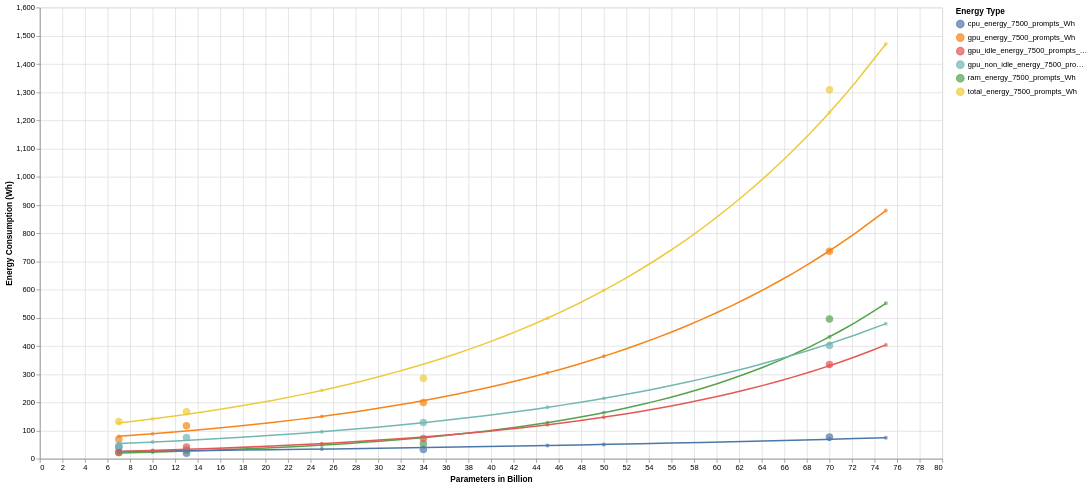
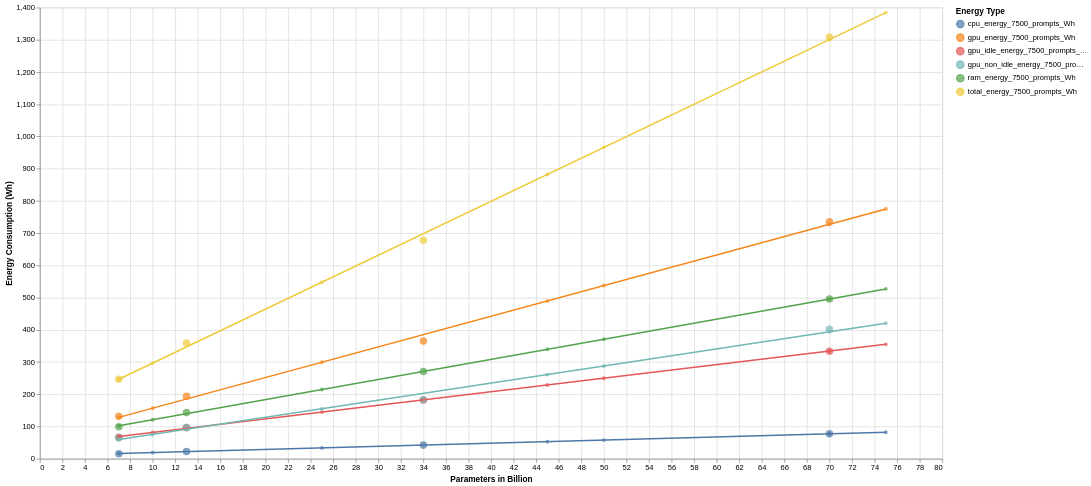
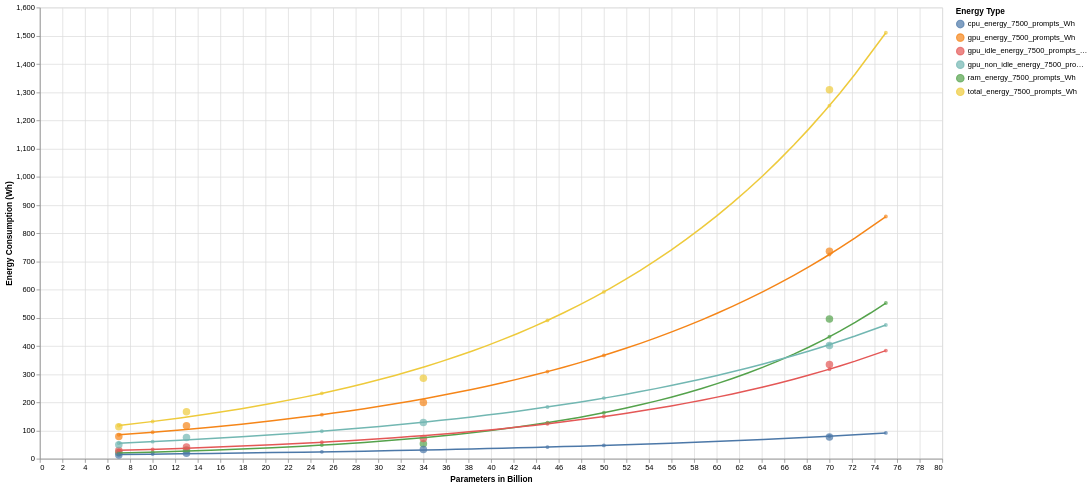

Write notebook code for charts like these, in order.
### Code cell
for setup, df in combined_dfs.items():
    print("\n")
    print("="*50 + f" {setup} " + "="*50 + "\n")
    visualize_chart(df, setup).display()
    print("\n")
    print("\n")

### Figure 1 — Vega-Lite specification as saved in the notebook (floating-point values rounded to 4 significant figures)
{"config": {"view": {"continuousWidth": 300, "continuousHeight": 300}}, "layer": [{"data": {"name": "data-b425d1f7c481e465e70d4f08405f6d7d"}, "mark": {"type": "point", "filled": true, "size": 100}, "encoding": {"color": {"field": "Energy_Type", "title": "Energy Type", "type": "nominal"}, "tooltip": [{"field": "parameters", "type": "quantitative"}, {"field": "Energy_Consumption", "type": "quantitative"}, {"field": "Energy_Type", "type": "nominal"}, {"field": "Type", "type": "nominal"}], "x": {"field": "parameters", "title": "Parameters in Billion", "type": "quantitative"}, "y": {"field": "Energy_Consumption", "title": "Energy Consumption (Wh)", "type": "quantitative"}}}, {"data": {"name": "data-ab7c74ae025e8947af32c7eae493a9b1"}, "mark": {"type": "line"}, "encoding": {"color": {"field": "Energy_Type", "title": "Energy Type", "type": "nominal"}, "tooltip": [{"field": "parameters", "type": "quantitative"}, {"field": "Energy_Consumption", "type": "quantitative"}, {"field": "Energy_Type", "type": "nominal"}], "x": {"field": "parameters", "title": "Parameters in Billion", "type": "quantitative"}, "y": {"field": "Energy_Consumption", "title": "Energy Consumption (Wh)", "type": "quantitative"}}, "transform": [{"on": "parameters", "regression": "Energy_Consumption", "groupby": ["Energy_Type"], "method": "exp"}]}, {"data": {"name": "data-ab7c74ae025e8947af32c7eae493a9b1"}, "mark": {"type": "point", "filled": false, "size": 10}, "encoding": {"color": {"field": "Energy_Type", "title": "Energy Type", "type": "nominal"}, "tooltip": [{"field": "parameters", "type": "quantitative"}, {"field": "Energy_Consumption", "type": "quantitative"}, {"field": "Energy_Type", "type": "nominal"}], "x": {"field": "parameters", "title": "Parameters in Billion", "type": "quantitative"}, "y": {"field": "Energy_Consumption", "title": "Energy Consumption (Wh)", "type": "quantitative"}}}], "height": 600, "width": 1200, "$schema": "https://vega.github.io/schema/vega-lite/v5.17.0.json", "datasets": {"data-b425d1f7c481e465e70d4f08405f6d7d": [{"parameters": 70, "Energy_Consumption": 1308.0, "Type": "Actual", "Energy_Type": "total_energy_7500_prompts_Wh"}, {"parameters": 34, "Energy_Consumption": 285.5, "Type": "Actual", "Energy_Type": "total_energy_7500_prompts_Wh"}, {"parameters": 13, "Energy_Consumption": 166.9, "Type": "Actual", "Energy_Type": "total_energy_7500_prompts_Wh"}, {"parameters": 7, "Energy_Consumption": 131.6, "Type": "Actual", "Energy_Type": "total_energy_7500_prompts_Wh"}, {"parameters": 70, "Energy_Consumption": 495.5, "Type": "Actual", "Energy_Type": "ram_energy_7500_prompts_Wh"}, {"parameters": 34, "Energy_Consumption": 52.89, "Type": "Actual", "Energy_Type": "ram_energy_7500_prompts_Wh"}, {"parameters": 13, "Energy_Consumption": 30.77, "Type": "Actual", "Energy_Type": "ram_energy_7500_prompts_Wh"}, {"parameters": 7, "Energy_Consumption": 21.8, "Type": "Actual", "Energy_Type": "ram_energy_7500_prompts_Wh"}, {"parameters": 70, "Energy_Consumption": 735.3, "Type": "Actual", "Energy_Type": "gpu_energy_7500_prompts_Wh"}, {"parameters": 34, "Energy_Consumption": 199.6, "Type": "Actual", "Energy_Type": "gpu_energy_7500_prompts_Wh"}, {"parameters": 13, "Energy_Consumption": 116.9, "Type": "Actual", "Energy_Type": "gpu_energy_7500_prompts_Wh"}, {"parameters": 7, "Energy_Consumption": 68.91, "Type": "Actual", "Energy_Type": "gpu_energy_7500_prompts_Wh"}, {"parameters": 70, "Energy_Consumption": 77.26, "Type": "Actual", "Energy_Type": "cpu_energy_7500_prompts_Wh"}, {"parameters": 34, "Energy_Consumption": 33.01, "Type": "Actual", "Energy_Type": "cpu_energy_7500_prompts_Wh"}, {"parameters": 13, "Energy_Consumption": 19.21, "Type": "Actual", "Energy_Type": "cpu_energy_7500_prompts_Wh"}, {"parameters": 7, "Energy_Consumption": 40.87, "Type": "Actual", "Energy_Type": "cpu_energy_7500_prompts_Wh"}, {"parameters": 70, "Energy_Consumption": 333.8, "Type": "Actual", "Energy_Type": "gpu_idle_energy_7500_prompts_Wh"}, {"parameters": 34, "Energy_Consumption": 71.3, "Type": "Actual", "Energy_Type": "gpu_idle_energy_7500_prompts_Wh"}, {"parameters": 13, "Energy_Consumption": 41.49, "Type": "Actual", "Energy_Type": "gpu_idle_energy_7500_prompts_Wh"}, {"parameters": 7, "Energy_Consumption": 22.07, "Type": "Actual", "Energy_Type": "gpu_idle_energy_7500_prompts_Wh"}, {"parameters": 70, "Energy_Consumption": 401.5, "Type": "Actual", "Energy_Type": "gpu_non_idle_energy_7500_prompts_Wh"}, {"parameters": 34, "Energy_Consumption": 128.3, "Type": "Actual", "Energy_Type": "gpu_non_idle_energy_7500_prompts_Wh"}, {"parameters": 13, "Energy_Consumption": 75.41, "Type": "Actual", "Energy_Type": "gpu_non_idle_energy_7500_prompts_Wh"}, {"parameters": 7, "Energy_Consumption": 46.84, "Type": "Actual", "Energy_Type": "gpu_non_idle_energy_7500_prompts_Wh"}], "data-ab7c74ae025e8947af32c7eae493a9b1": [{"parameters": 7, "Energy_Consumption": 126.7, "Type": "Predicted", "Energy_Type": "total_energy_7500_prompts_Wh"}, {"parameters": 10, "Energy_Consumption": 141.1, "Type": "Predicted", "Energy_Type": "total_energy_7500_prompts_Wh"}, {"parameters": 25, "Energy_Consumption": 242.4, "Type": "Predicted", "Energy_Type": "total_energy_7500_prompts_Wh"}, {"parameters": 45, "Energy_Consumption": 498.5, "Type": "Predicted", "Energy_Type": "total_energy_7500_prompts_Wh"}, {"parameters": 50, "Energy_Consumption": 597.0, "Type": "Predicted", "Energy_Type": "total_energy_7500_prompts_Wh"}, {"parameters": 70, "Energy_Consumption": 1228.0, "Type": "Predicted", "Energy_Type": "total_energy_7500_prompts_Wh"}, {"parameters": 75, "Energy_Consumption": 1470.0, "Type": "Predicted", "Energy_Type": "total_energy_7500_prompts_Wh"}, {"parameters": 7, "Energy_Consumption": 20.13, "Type": "Predicted", "Energy_Type": "ram_energy_7500_prompts_Wh"}, {"parameters": 10, "Energy_Consumption": 23.3, "Type": "Predicted", "Energy_Type": "ram_energy_7500_prompts_Wh"}, {"parameters": 25, "Energy_Consumption": 48.35, "Type": "Predicted", "Energy_Type": "ram_energy_7500_prompts_Wh"}, {"parameters": 45, "Energy_Consumption": 128.0, "Type": "Predicted", "Energy_Type": "ram_energy_7500_prompts_Wh"}, {"parameters": 50, "Energy_Consumption": 163.3, "Type": "Predicted", "Energy_Type": "ram_energy_7500_prompts_Wh"}, {"parameters": 70, "Energy_Consumption": 432.2, "Type": "Predicted", "Energy_Type": "ram_energy_7500_prompts_Wh"}, {"parameters": 75, "Energy_Consumption": 551.3, "Type": "Predicted", "Energy_Type": "ram_energy_7500_prompts_Wh"}, {"parameters": 7, "Energy_Consumption": 79.3, "Type": "Predicted", "Energy_Type": "gpu_energy_7500_prompts_Wh"}, {"parameters": 10, "Energy_Consumption": 88.18, "Type": "Predicted", "Energy_Type": "gpu_energy_7500_prompts_Wh"}, {"parameters": 25, "Energy_Consumption": 150.0, "Type": "Predicted", "Energy_Type": "gpu_energy_7500_prompts_Wh"}, {"parameters": 45, "Energy_Consumption": 304.4, "Type": "Predicted", "Energy_Type": "gpu_energy_7500_prompts_Wh"}, {"parameters": 50, "Energy_Consumption": 363.3, "Type": "Predicted", "Energy_Type": "gpu_energy_7500_prompts_Wh"}, {"parameters": 70, "Energy_Consumption": 737.4, "Type": "Predicted", "Energy_Type": "gpu_energy_7500_prompts_Wh"}, {"parameters": 75, "Energy_Consumption": 880.1, "Type": "Predicted", "Energy_Type": "gpu_energy_7500_prompts_Wh"}, {"parameters": 7, "Energy_Consumption": 25.9, "Type": "Predicted", "Energy_Type": "cpu_energy_7500_prompts_Wh"}, {"parameters": 10, "Energy_Consumption": 27.14, "Type": "Predicted", "Energy_Type": "cpu_energy_7500_prompts_Wh"}, {"parameters": 25, "Energy_Consumption": 34.27, "Type": "Predicted", "Energy_Type": "cpu_energy_7500_prompts_Wh"}, {"parameters": 45, "Energy_Consumption": 46.76, "Type": "Predicted", "Energy_Type": "cpu_energy_7500_prompts_Wh"}, {"parameters": 50, "Energy_Consumption": 50.55, "Type": "Predicted", "Energy_Type": "cpu_energy_7500_prompts_Wh"}, {"parameters": 70, "Energy_Consumption": 68.98, "Type": "Predicted", "Energy_Type": "cpu_energy_7500_prompts_Wh"}, {"parameters": 75, "Energy_Consumption": 74.56, "Type": "Predicted", "Energy_Type": "cpu_energy_7500_prompts_Wh"}, {"parameters": 7, "Energy_Consumption": 25.93, "Type": "Predicted", "Energy_Type": "gpu_idle_energy_7500_prompts_Wh"}, {"parameters": 10, "Energy_Consumption": 29.27, "Type": "Predicted", "Energy_Type": "gpu_idle_energy_7500_prompts_Wh"}, {"parameters": 25, "Energy_Consumption": 53.63, "Type": "Predicted", "Energy_Type": "gpu_idle_energy_7500_prompts_Wh"}, {"parameters": 45, "Energy_Consumption": 120.2, "Type": "Predicted", "Energy_Type": "gpu_idle_energy_7500_prompts_Wh"}, {"parameters": 50, "Energy_Consumption": 147.1, "Type": "Predicted", "Energy_Type": "gpu_idle_energy_7500_prompts_Wh"}, {"parameters": 70, "Energy_Consumption": 329.8, "Type": "Predicted", "Energy_Type": "gpu_idle_energy_7500_prompts_Wh"}, {"parameters": 75, "Energy_Consumption": 403.6, "Type": "Predicted", "Energy_Type": "gpu_idle_energy_7500_prompts_Wh"}, {"parameters": 7, "Energy_Consumption": 53.63, "Type": "Predicted", "Energy_Type": "gpu_non_idle_energy_7500_prompts_Wh"}, {"parameters": 10, "Energy_Consumption": 59.07, "Type": "Predicted", "Energy_Type": "gpu_non_idle_energy_7500_prompts_Wh"}, {"parameters": 25, "Energy_Consumption": 95.74, "Type": "Predicted", "Energy_Type": "gpu_non_idle_energy_7500_prompts_Wh"}, {"parameters": 45, "Energy_Consumption": 182.3, "Type": "Predicted", "Energy_Type": "gpu_non_idle_energy_7500_prompts_Wh"}, {"parameters": 50, "Energy_Consumption": 214.1, "Type": "Predicted", "Energy_Type": "gpu_non_idle_energy_7500_prompts_Wh"}, {"parameters": 70, "Energy_Consumption": 407.7, "Type": "Predicted", "Energy_Type": "gpu_non_idle_energy_7500_prompts_Wh"}, {"parameters": 75, "Energy_Consumption": 479.0, "Type": "Predicted", "Energy_Type": "gpu_non_idle_energy_7500_prompts_Wh"}]}}

### Figure 2 — Vega-Lite specification as saved in the notebook (floating-point values rounded to 4 significant figures)
{"config": {"view": {"continuousWidth": 300, "continuousHeight": 300}}, "layer": [{"data": {"name": "data-3f76535aa2861d0cb19afe77c5efc91f"}, "mark": {"type": "point", "filled": true, "size": 100}, "encoding": {"color": {"field": "Energy_Type", "title": "Energy Type", "type": "nominal"}, "tooltip": [{"field": "parameters", "type": "quantitative"}, {"field": "Energy_Consumption", "type": "quantitative"}, {"field": "Energy_Type", "type": "nominal"}, {"field": "Type", "type": "nominal"}], "x": {"field": "parameters", "title": "Parameters in Billion", "type": "quantitative"}, "y": {"field": "Energy_Consumption", "title": "Energy Consumption (Wh)", "type": "quantitative"}}}, {"data": {"name": "data-4cc26022c1610b04e74657767c2eafef"}, "mark": {"type": "line"}, "encoding": {"color": {"field": "Energy_Type", "title": "Energy Type", "type": "nominal"}, "tooltip": [{"field": "parameters", "type": "quantitative"}, {"field": "Energy_Consumption", "type": "quantitative"}, {"field": "Energy_Type", "type": "nominal"}], "x": {"field": "parameters", "title": "Parameters in Billion", "type": "quantitative"}, "y": {"field": "Energy_Consumption", "title": "Energy Consumption (Wh)", "type": "quantitative"}}, "transform": [{"on": "parameters", "regression": "Energy_Consumption", "groupby": ["Energy_Type"], "method": "linear"}]}, {"data": {"name": "data-4cc26022c1610b04e74657767c2eafef"}, "mark": {"type": "point", "filled": false, "size": 10}, "encoding": {"color": {"field": "Energy_Type", "title": "Energy Type", "type": "nominal"}, "tooltip": [{"field": "parameters", "type": "quantitative"}, {"field": "Energy_Consumption", "type": "quantitative"}, {"field": "Energy_Type", "type": "nominal"}], "x": {"field": "parameters", "title": "Parameters in Billion", "type": "quantitative"}, "y": {"field": "Energy_Consumption", "title": "Energy Consumption (Wh)", "type": "quantitative"}}}], "height": 600, "width": 1200, "$schema": "https://vega.github.io/schema/vega-lite/v5.17.0.json", "datasets": {"data-3f76535aa2861d0cb19afe77c5efc91f": [{"parameters": 70, "Energy_Consumption": 1308.0, "Type": "Actual", "Energy_Type": "total_energy_7500_prompts_Wh"}, {"parameters": 34, "Energy_Consumption": 678.1, "Type": "Actual", "Energy_Type": "total_energy_7500_prompts_Wh"}, {"parameters": 13, "Energy_Consumption": 359.2, "Type": "Actual", "Energy_Type": "total_energy_7500_prompts_Wh"}, {"parameters": 7, "Energy_Consumption": 246.8, "Type": "Actual", "Energy_Type": "total_energy_7500_prompts_Wh"}, {"parameters": 70, "Energy_Consumption": 495.5, "Type": "Actual", "Energy_Type": "ram_energy_7500_prompts_Wh"}, {"parameters": 34, "Energy_Consumption": 270.7, "Type": "Actual", "Energy_Type": "ram_energy_7500_prompts_Wh"}, {"parameters": 13, "Energy_Consumption": 143.2, "Type": "Actual", "Energy_Type": "ram_energy_7500_prompts_Wh"}, {"parameters": 7, "Energy_Consumption": 99.28, "Type": "Actual", "Energy_Type": "ram_energy_7500_prompts_Wh"}, {"parameters": 70, "Energy_Consumption": 735.3, "Type": "Actual", "Energy_Type": "gpu_energy_7500_prompts_Wh"}, {"parameters": 34, "Energy_Consumption": 365.3, "Type": "Actual", "Energy_Type": "gpu_energy_7500_prompts_Wh"}, {"parameters": 13, "Energy_Consumption": 193.6, "Type": "Actual", "Energy_Type": "gpu_energy_7500_prompts_Wh"}, {"parameters": 7, "Energy_Consumption": 132.0, "Type": "Actual", "Energy_Type": "gpu_energy_7500_prompts_Wh"}, {"parameters": 70, "Energy_Consumption": 77.26, "Type": "Actual", "Energy_Type": "cpu_energy_7500_prompts_Wh"}, {"parameters": 34, "Energy_Consumption": 42.2, "Type": "Actual", "Energy_Type": "cpu_energy_7500_prompts_Wh"}, {"parameters": 13, "Energy_Consumption": 22.34, "Type": "Actual", "Energy_Type": "cpu_energy_7500_prompts_Wh"}, {"parameters": 7, "Energy_Consumption": 15.48, "Type": "Actual", "Energy_Type": "cpu_energy_7500_prompts_Wh"}, {"parameters": 70, "Energy_Consumption": 333.8, "Type": "Actual", "Energy_Type": "gpu_idle_energy_7500_prompts_Wh"}, {"parameters": 34, "Energy_Consumption": 182.3, "Type": "Actual", "Energy_Type": "gpu_idle_energy_7500_prompts_Wh"}, {"parameters": 13, "Energy_Consumption": 96.5, "Type": "Actual", "Energy_Type": "gpu_idle_energy_7500_prompts_Wh"}, {"parameters": 7, "Energy_Consumption": 66.87, "Type": "Actual", "Energy_Type": "gpu_idle_energy_7500_prompts_Wh"}, {"parameters": 70, "Energy_Consumption": 401.5, "Type": "Actual", "Energy_Type": "gpu_non_idle_energy_7500_prompts_Wh"}, {"parameters": 34, "Energy_Consumption": 182.9, "Type": "Actual", "Energy_Type": "gpu_non_idle_energy_7500_prompts_Wh"}, {"parameters": 13, "Energy_Consumption": 97.14, "Type": "Actual", "Energy_Type": "gpu_non_idle_energy_7500_prompts_Wh"}, {"parameters": 7, "Energy_Consumption": 65.15, "Type": "Actual", "Energy_Type": "gpu_non_idle_energy_7500_prompts_Wh"}], "data-4cc26022c1610b04e74657767c2eafef": [{"parameters": 7, "Energy_Consumption": 246.5, "Type": "Predicted", "Energy_Type": "total_energy_7500_prompts_Wh"}, {"parameters": 10, "Energy_Consumption": 296.7, "Type": "Predicted", "Energy_Type": "total_energy_7500_prompts_Wh"}, {"parameters": 25, "Energy_Consumption": 547.6, "Type": "Predicted", "Energy_Type": "total_energy_7500_prompts_Wh"}, {"parameters": 45, "Energy_Consumption": 882.3, "Type": "Predicted", "Energy_Type": "total_energy_7500_prompts_Wh"}, {"parameters": 50, "Energy_Consumption": 965.9, "Type": "Predicted", "Energy_Type": "total_energy_7500_prompts_Wh"}, {"parameters": 70, "Energy_Consumption": 1301.0, "Type": "Predicted", "Energy_Type": "total_energy_7500_prompts_Wh"}, {"parameters": 75, "Energy_Consumption": 1384.0, "Type": "Predicted", "Energy_Type": "total_energy_7500_prompts_Wh"}, {"parameters": 7, "Energy_Consumption": 102.3, "Type": "Predicted", "Energy_Type": "ram_energy_7500_prompts_Wh"}, {"parameters": 10, "Energy_Consumption": 121.0, "Type": "Predicted", "Energy_Type": "ram_energy_7500_prompts_Wh"}, {"parameters": 25, "Energy_Consumption": 214.7, "Type": "Predicted", "Energy_Type": "ram_energy_7500_prompts_Wh"}, {"parameters": 45, "Energy_Consumption": 339.6, "Type": "Predicted", "Energy_Type": "ram_energy_7500_prompts_Wh"}, {"parameters": 50, "Energy_Consumption": 370.8, "Type": "Predicted", "Energy_Type": "ram_energy_7500_prompts_Wh"}, {"parameters": 70, "Energy_Consumption": 495.7, "Type": "Predicted", "Energy_Type": "ram_energy_7500_prompts_Wh"}, {"parameters": 75, "Energy_Consumption": 526.9, "Type": "Predicted", "Energy_Type": "ram_energy_7500_prompts_Wh"}, {"parameters": 7, "Energy_Consumption": 128.2, "Type": "Predicted", "Energy_Type": "gpu_energy_7500_prompts_Wh"}, {"parameters": 10, "Energy_Consumption": 156.8, "Type": "Predicted", "Energy_Type": "gpu_energy_7500_prompts_Wh"}, {"parameters": 25, "Energy_Consumption": 299.5, "Type": "Predicted", "Energy_Type": "gpu_energy_7500_prompts_Wh"}, {"parameters": 45, "Energy_Consumption": 489.7, "Type": "Predicted", "Energy_Type": "gpu_energy_7500_prompts_Wh"}, {"parameters": 50, "Energy_Consumption": 537.3, "Type": "Predicted", "Energy_Type": "gpu_energy_7500_prompts_Wh"}, {"parameters": 70, "Energy_Consumption": 727.6, "Type": "Predicted", "Energy_Type": "gpu_energy_7500_prompts_Wh"}, {"parameters": 75, "Energy_Consumption": 775.1, "Type": "Predicted", "Energy_Type": "gpu_energy_7500_prompts_Wh"}, {"parameters": 7, "Energy_Consumption": 15.95, "Type": "Predicted", "Energy_Type": "cpu_energy_7500_prompts_Wh"}, {"parameters": 10, "Energy_Consumption": 18.87, "Type": "Predicted", "Energy_Type": "cpu_energy_7500_prompts_Wh"}, {"parameters": 25, "Energy_Consumption": 33.48, "Type": "Predicted", "Energy_Type": "cpu_energy_7500_prompts_Wh"}, {"parameters": 45, "Energy_Consumption": 52.95, "Type": "Predicted", "Energy_Type": "cpu_energy_7500_prompts_Wh"}, {"parameters": 50, "Energy_Consumption": 57.82, "Type": "Predicted", "Energy_Type": "cpu_energy_7500_prompts_Wh"}, {"parameters": 70, "Energy_Consumption": 77.3, "Type": "Predicted", "Energy_Type": "cpu_energy_7500_prompts_Wh"}, {"parameters": 75, "Energy_Consumption": 82.16, "Type": "Predicted", "Energy_Type": "cpu_energy_7500_prompts_Wh"}, {"parameters": 7, "Energy_Consumption": 68.9, "Type": "Predicted", "Energy_Type": "gpu_idle_energy_7500_prompts_Wh"}, {"parameters": 10, "Energy_Consumption": 81.52, "Type": "Predicted", "Energy_Type": "gpu_idle_energy_7500_prompts_Wh"}, {"parameters": 25, "Energy_Consumption": 144.6, "Type": "Predicted", "Energy_Type": "gpu_idle_energy_7500_prompts_Wh"}, {"parameters": 45, "Energy_Consumption": 228.8, "Type": "Predicted", "Energy_Type": "gpu_idle_energy_7500_prompts_Wh"}, {"parameters": 50, "Energy_Consumption": 249.8, "Type": "Predicted", "Energy_Type": "gpu_idle_energy_7500_prompts_Wh"}, {"parameters": 70, "Energy_Consumption": 333.9, "Type": "Predicted", "Energy_Type": "gpu_idle_energy_7500_prompts_Wh"}, {"parameters": 75, "Energy_Consumption": 355.0, "Type": "Predicted", "Energy_Type": "gpu_idle_energy_7500_prompts_Wh"}, {"parameters": 7, "Energy_Consumption": 59.32, "Type": "Predicted", "Energy_Type": "gpu_non_idle_energy_7500_prompts_Wh"}, {"parameters": 10, "Energy_Consumption": 75.24, "Type": "Predicted", "Energy_Type": "gpu_non_idle_energy_7500_prompts_Wh"}, {"parameters": 25, "Energy_Consumption": 154.8, "Type": "Predicted", "Energy_Type": "gpu_non_idle_energy_7500_prompts_Wh"}, {"parameters": 45, "Energy_Consumption": 261.0, "Type": "Predicted", "Energy_Type": "gpu_non_idle_energy_7500_prompts_Wh"}, {"parameters": 50, "Energy_Consumption": 287.5, "Type": "Predicted", "Energy_Type": "gpu_non_idle_energy_7500_prompts_Wh"}, {"parameters": 70, "Energy_Consumption": 393.6, "Type": "Predicted", "Energy_Type": "gpu_non_idle_energy_7500_prompts_Wh"}, {"parameters": 75, "Energy_Consumption": 420.2, "Type": "Predicted", "Energy_Type": "gpu_non_idle_energy_7500_prompts_Wh"}]}}

### Figure 3 — Vega-Lite specification as saved in the notebook (floating-point values rounded to 4 significant figures)
{"config": {"view": {"continuousWidth": 300, "continuousHeight": 300}}, "layer": [{"data": {"name": "data-49e621d3a7306ddc9aac778e2d14c54c"}, "mark": {"type": "point", "filled": true, "size": 100}, "encoding": {"color": {"field": "Energy_Type", "title": "Energy Type", "type": "nominal"}, "tooltip": [{"field": "parameters", "type": "quantitative"}, {"field": "Energy_Consumption", "type": "quantitative"}, {"field": "Energy_Type", "type": "nominal"}, {"field": "Type", "type": "nominal"}], "x": {"field": "parameters", "title": "Parameters in Billion", "type": "quantitative"}, "y": {"field": "Energy_Consumption", "title": "Energy Consumption (Wh)", "type": "quantitative"}}}, {"data": {"name": "data-1bd8459c0b31fbdbb21d4a944b61a938"}, "mark": {"type": "line"}, "encoding": {"color": {"field": "Energy_Type", "title": "Energy Type", "type": "nominal"}, "tooltip": [{"field": "parameters", "type": "quantitative"}, {"field": "Energy_Consumption", "type": "quantitative"}, {"field": "Energy_Type", "type": "nominal"}], "x": {"field": "parameters", "title": "Parameters in Billion", "type": "quantitative"}, "y": {"field": "Energy_Consumption", "title": "Energy Consumption (Wh)", "type": "quantitative"}}, "transform": [{"on": "parameters", "regression": "Energy_Consumption", "groupby": ["Energy_Type"], "method": "exp"}]}, {"data": {"name": "data-1bd8459c0b31fbdbb21d4a944b61a938"}, "mark": {"type": "point", "filled": false, "size": 10}, "encoding": {"color": {"field": "Energy_Type", "title": "Energy Type", "type": "nominal"}, "tooltip": [{"field": "parameters", "type": "quantitative"}, {"field": "Energy_Consumption", "type": "quantitative"}, {"field": "Energy_Type", "type": "nominal"}], "x": {"field": "parameters", "title": "Parameters in Billion", "type": "quantitative"}, "y": {"field": "Energy_Consumption", "title": "Energy Consumption (Wh)", "type": "quantitative"}}}], "height": 600, "width": 1200, "$schema": "https://vega.github.io/schema/vega-lite/v5.17.0.json", "datasets": {"data-49e621d3a7306ddc9aac778e2d14c54c": [{"parameters": 70, "Energy_Consumption": 1308.0, "Type": "Actual", "Energy_Type": "total_energy_7500_prompts_Wh"}, {"parameters": 34, "Energy_Consumption": 285.5, "Type": "Actual", "Energy_Type": "total_energy_7500_prompts_Wh"}, {"parameters": 13, "Energy_Consumption": 166.9, "Type": "Actual", "Energy_Type": "total_energy_7500_prompts_Wh"}, {"parameters": 7, "Energy_Consumption": 113.8, "Type": "Actual", "Energy_Type": "total_energy_7500_prompts_Wh"}, {"parameters": 70, "Energy_Consumption": 495.5, "Type": "Actual", "Energy_Type": "ram_energy_7500_prompts_Wh"}, {"parameters": 34, "Energy_Consumption": 52.89, "Type": "Actual", "Energy_Type": "ram_energy_7500_prompts_Wh"}, {"parameters": 13, "Energy_Consumption": 30.77, "Type": "Actual", "Energy_Type": "ram_energy_7500_prompts_Wh"}, {"parameters": 7, "Energy_Consumption": 21.61, "Type": "Actual", "Energy_Type": "ram_energy_7500_prompts_Wh"}, {"parameters": 70, "Energy_Consumption": 735.3, "Type": "Actual", "Energy_Type": "gpu_energy_7500_prompts_Wh"}, {"parameters": 34, "Energy_Consumption": 199.6, "Type": "Actual", "Energy_Type": "gpu_energy_7500_prompts_Wh"}, {"parameters": 13, "Energy_Consumption": 116.9, "Type": "Actual", "Energy_Type": "gpu_energy_7500_prompts_Wh"}, {"parameters": 7, "Energy_Consumption": 78.66, "Type": "Actual", "Energy_Type": "gpu_energy_7500_prompts_Wh"}, {"parameters": 70, "Energy_Consumption": 77.26, "Type": "Actual", "Energy_Type": "cpu_energy_7500_prompts_Wh"}, {"parameters": 34, "Energy_Consumption": 33.01, "Type": "Actual", "Energy_Type": "cpu_energy_7500_prompts_Wh"}, {"parameters": 13, "Energy_Consumption": 19.21, "Type": "Actual", "Energy_Type": "cpu_energy_7500_prompts_Wh"}, {"parameters": 7, "Energy_Consumption": 13.49, "Type": "Actual", "Energy_Type": "cpu_energy_7500_prompts_Wh"}, {"parameters": 70, "Energy_Consumption": 333.8, "Type": "Actual", "Energy_Type": "gpu_idle_energy_7500_prompts_Wh"}, {"parameters": 34, "Energy_Consumption": 71.3, "Type": "Actual", "Energy_Type": "gpu_idle_energy_7500_prompts_Wh"}, {"parameters": 13, "Energy_Consumption": 41.49, "Type": "Actual", "Energy_Type": "gpu_idle_energy_7500_prompts_Wh"}, {"parameters": 7, "Energy_Consumption": 29.14, "Type": "Actual", "Energy_Type": "gpu_idle_energy_7500_prompts_Wh"}, {"parameters": 70, "Energy_Consumption": 401.5, "Type": "Actual", "Energy_Type": "gpu_non_idle_energy_7500_prompts_Wh"}, {"parameters": 34, "Energy_Consumption": 128.3, "Type": "Actual", "Energy_Type": "gpu_non_idle_energy_7500_prompts_Wh"}, {"parameters": 13, "Energy_Consumption": 75.41, "Type": "Actual", "Energy_Type": "gpu_non_idle_energy_7500_prompts_Wh"}, {"parameters": 7, "Energy_Consumption": 49.52, "Type": "Actual", "Energy_Type": "gpu_non_idle_energy_7500_prompts_Wh"}], "data-1bd8459c0b31fbdbb21d4a944b61a938": [{"parameters": 7, "Energy_Consumption": 118.0, "Type": "Predicted", "Energy_Type": "total_energy_7500_prompts_Wh"}, {"parameters": 10, "Energy_Consumption": 132.0, "Type": "Predicted", "Energy_Type": "total_energy_7500_prompts_Wh"}, {"parameters": 25, "Energy_Consumption": 231.7, "Type": "Predicted", "Energy_Type": "total_energy_7500_prompts_Wh"}, {"parameters": 45, "Energy_Consumption": 490.5, "Type": "Predicted", "Energy_Type": "total_energy_7500_prompts_Wh"}, {"parameters": 50, "Energy_Consumption": 591.6, "Type": "Predicted", "Energy_Type": "total_energy_7500_prompts_Wh"}, {"parameters": 70, "Energy_Consumption": 1252.0, "Type": "Predicted", "Energy_Type": "total_energy_7500_prompts_Wh"}, {"parameters": 75, "Energy_Consumption": 1510.0, "Type": "Predicted", "Energy_Type": "total_energy_7500_prompts_Wh"}, {"parameters": 7, "Energy_Consumption": 20.05, "Type": "Predicted", "Energy_Type": "ram_energy_7500_prompts_Wh"}, {"parameters": 10, "Energy_Consumption": 23.21, "Type": "Predicted", "Energy_Type": "ram_energy_7500_prompts_Wh"}, {"parameters": 25, "Energy_Consumption": 48.22, "Type": "Predicted", "Energy_Type": "ram_energy_7500_prompts_Wh"}, {"parameters": 45, "Energy_Consumption": 127.9, "Type": "Predicted", "Energy_Type": "ram_energy_7500_prompts_Wh"}, {"parameters": 50, "Energy_Consumption": 163.2, "Type": "Predicted", "Energy_Type": "ram_energy_7500_prompts_Wh"}, {"parameters": 70, "Energy_Consumption": 432.7, "Type": "Predicted", "Energy_Type": "ram_energy_7500_prompts_Wh"}, {"parameters": 75, "Energy_Consumption": 552.1, "Type": "Predicted", "Energy_Type": "ram_energy_7500_prompts_Wh"}, {"parameters": 7, "Energy_Consumption": 84.58, "Type": "Predicted", "Energy_Type": "gpu_energy_7500_prompts_Wh"}, {"parameters": 10, "Energy_Consumption": 93.68, "Type": "Predicted", "Energy_Type": "gpu_energy_7500_prompts_Wh"}, {"parameters": 25, "Energy_Consumption": 156.2, "Type": "Predicted", "Energy_Type": "gpu_energy_7500_prompts_Wh"}, {"parameters": 45, "Energy_Consumption": 308.9, "Type": "Predicted", "Energy_Type": "gpu_energy_7500_prompts_Wh"}, {"parameters": 50, "Energy_Consumption": 366.3, "Type": "Predicted", "Energy_Type": "gpu_energy_7500_prompts_Wh"}, {"parameters": 70, "Energy_Consumption": 724.3, "Type": "Predicted", "Energy_Type": "gpu_energy_7500_prompts_Wh"}, {"parameters": 75, "Energy_Consumption": 858.9, "Type": "Predicted", "Energy_Type": "gpu_energy_7500_prompts_Wh"}, {"parameters": 7, "Energy_Consumption": 15.1, "Type": "Predicted", "Energy_Type": "cpu_energy_7500_prompts_Wh"}, {"parameters": 10, "Energy_Consumption": 16.34, "Type": "Predicted", "Energy_Type": "cpu_energy_7500_prompts_Wh"}, {"parameters": 25, "Energy_Consumption": 24.32, "Type": "Predicted", "Energy_Type": "cpu_energy_7500_prompts_Wh"}, {"parameters": 45, "Energy_Consumption": 41.32, "Type": "Predicted", "Energy_Type": "cpu_energy_7500_prompts_Wh"}, {"parameters": 50, "Energy_Consumption": 47.17, "Type": "Predicted", "Energy_Type": "cpu_energy_7500_prompts_Wh"}, {"parameters": 70, "Energy_Consumption": 80.13, "Type": "Predicted", "Energy_Type": "cpu_energy_7500_prompts_Wh"}, {"parameters": 75, "Energy_Consumption": 91.49, "Type": "Predicted", "Energy_Type": "cpu_energy_7500_prompts_Wh"}, {"parameters": 7, "Energy_Consumption": 29.69, "Type": "Predicted", "Energy_Type": "gpu_idle_energy_7500_prompts_Wh"}, {"parameters": 10, "Energy_Consumption": 33.24, "Type": "Predicted", "Energy_Type": "gpu_idle_energy_7500_prompts_Wh"}, {"parameters": 25, "Energy_Consumption": 58.44, "Type": "Predicted", "Energy_Type": "gpu_idle_energy_7500_prompts_Wh"}, {"parameters": 45, "Energy_Consumption": 124.0, "Type": "Predicted", "Energy_Type": "gpu_idle_energy_7500_prompts_Wh"}, {"parameters": 50, "Energy_Consumption": 149.7, "Type": "Predicted", "Energy_Type": "gpu_idle_energy_7500_prompts_Wh"}, {"parameters": 70, "Energy_Consumption": 317.7, "Type": "Predicted", "Energy_Type": "gpu_idle_energy_7500_prompts_Wh"}, {"parameters": 75, "Energy_Consumption": 383.4, "Type": "Predicted", "Energy_Type": "gpu_idle_energy_7500_prompts_Wh"}, {"parameters": 7, "Energy_Consumption": 55.1, "Type": "Predicted", "Energy_Type": "gpu_non_idle_energy_7500_prompts_Wh"}, {"parameters": 10, "Energy_Consumption": 60.59, "Type": "Predicted", "Energy_Type": "gpu_non_idle_energy_7500_prompts_Wh"}, {"parameters": 25, "Energy_Consumption": 97.4, "Type": "Predicted", "Energy_Type": "gpu_non_idle_energy_7500_prompts_Wh"}, {"parameters": 45, "Energy_Consumption": 183.4, "Type": "Predicted", "Energy_Type": "gpu_non_idle_energy_7500_prompts_Wh"}, {"parameters": 50, "Energy_Consumption": 214.9, "Type": "Predicted", "Energy_Type": "gpu_non_idle_energy_7500_prompts_Wh"}, {"parameters": 70, "Energy_Consumption": 404.7, "Type": "Predicted", "Energy_Type": "gpu_non_idle_energy_7500_prompts_Wh"}, {"parameters": 75, "Energy_Consumption": 474.1, "Type": "Predicted", "Energy_Type": "gpu_non_idle_energy_7500_prompts_Wh"}]}}
